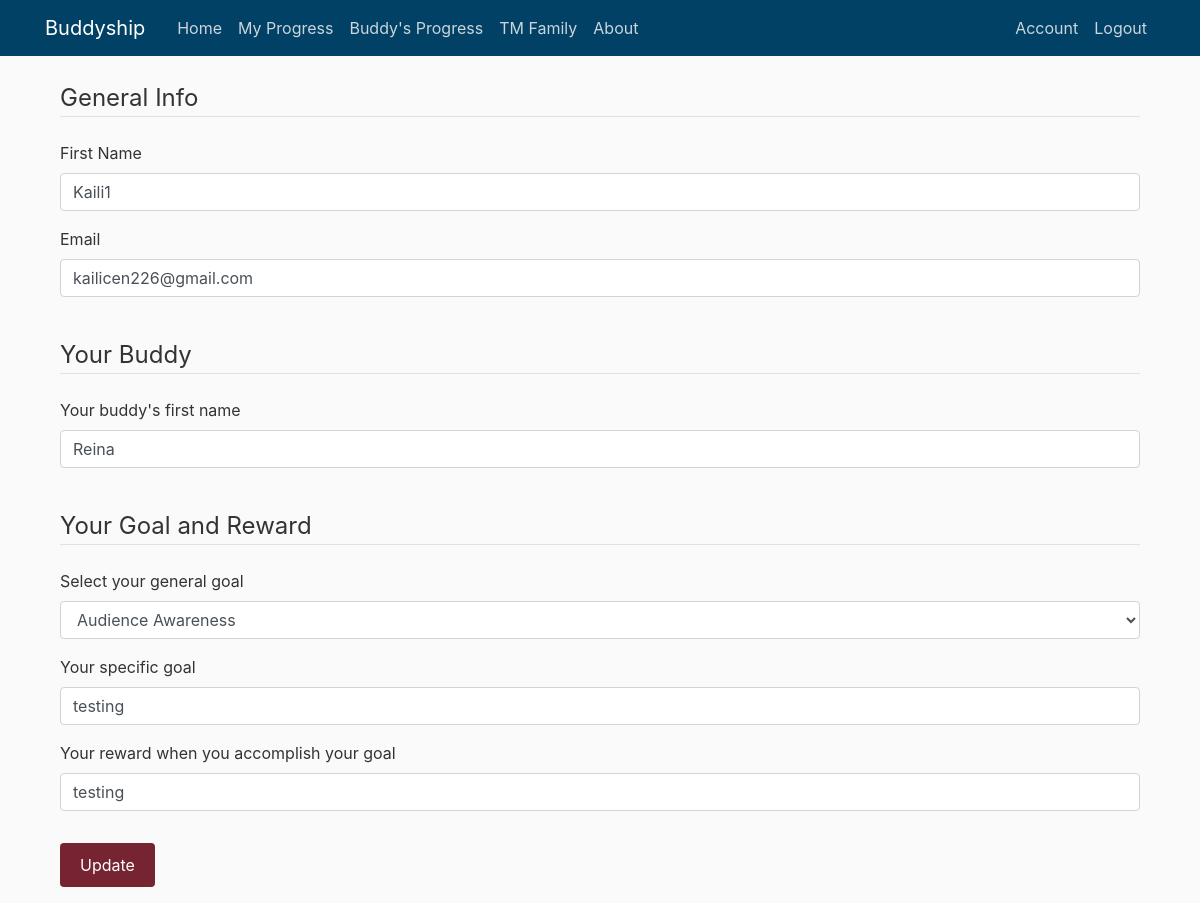
Page /account (signed in) on the earlier database version.
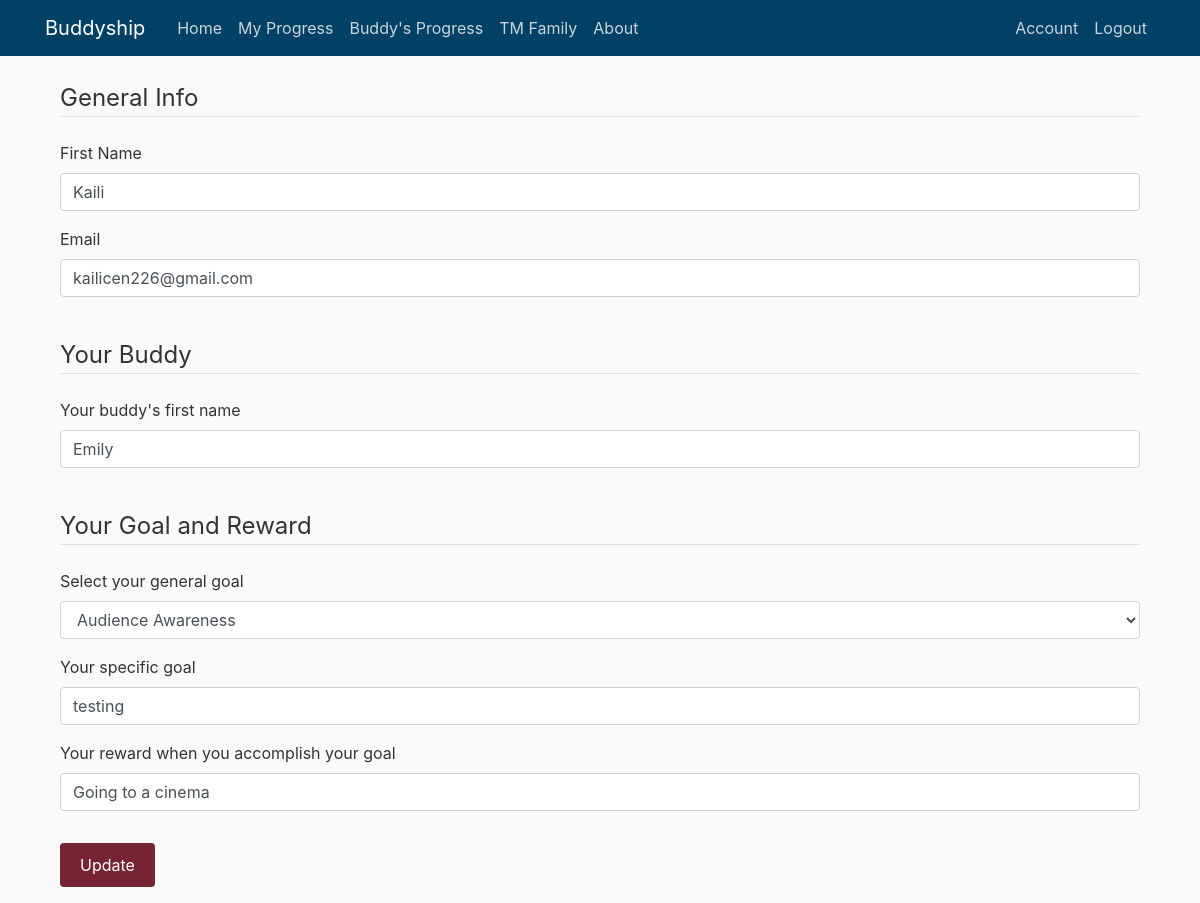
Same page on the later database version.
### buddyship/models.py (models this page shows, shortened)
class User(db.Model, UserMixin):
    id = db.Column(db.Integer, primary_key=True)
    if_admin = db.Column(db.Boolean, nullable=False)
    active = db.Column(db.Boolean(), nullable=False)
    first_name = db.Column(db.String(20), unique=True, nullable=False)
    email = db.Column(db.String(120), unique=True, nullable=False)
    password = db.Column(db.String(60), nullable=False)
    current_buddy = db.Column(db.String(150))
    current_goal = db.Column(db.String(150))
    current_reward = db.Column(db.String(150))
    confirmed_at = db.Column(db.Date, nullable=False)
    buddies = db.relationship('Buddy', backref='owner', lazy=True)
    goals = db.relationship('Goal', backref='owner', lazy=True)
    record_progresses = db.relationship('Progress', backref='giver', lazy=True)

### buddyship/users/routes.py (the view)
@users.route("/account", methods=['GET', 'POST'])
@login_required
def account():
    form = UpdateAccountForm()
    if form.validate_on_submit():
        current_user.first_name = form.first_name.data.lower().title()
        current_user.email = form.email.data
        db.session.commit()
        if form.buddy_first_name.data.lower().title() != current_user.current_buddy:
            former_buddy_count = Buddy.query.filter_by(
                user_id=current_user.id).count()
            last_buddy = Buddy.query.filter_by(
                user_id=current_user.id, buddy_count=former_buddy_count).first()
            new_buddy_name = form.buddy_first_name.data.lower().title()
            new_buddy_count = former_buddy_count + 1
            current_user.current_buddy = new_buddy_name
            last_buddy.end_date = func.now()
            new_buddy = Buddy(buddy_name=new_buddy_name,
                              buddy_count=new_buddy_count, user_id=current_user.id)
            db.session.add(new_buddy)
            db.session.commit()
        former_goal_count = Goal.query.filter_by(
            user_id=current_user.id).count()
        last_goal = Goal.query.filter_by(
            user_id=current_user.id, goal_count=former_goal_count).first()
        if form.specific_goal.data == current_user.current_goal.replace(
                current_user.current_goal.split(' - ')[0] + ' - ', ''):
            if form.reward.data == current_user.current_reward:
                pass
            else:
                new_goal_reward = form.reward.data
                current_user.current_reward = new_goal_reward
                last_goal.goal_reward = new_goal_reward
                db.session.commit()
        else:
            new_goal_direction = form.general_goal.data
            new_goal_statement = new_goal_direction + ' - ' + form.specific_goal.data
            new_goal_count = former_goal_count + 1
            new_goal_reward = form.reward.data
            new_end_date = date.today() + relativedelta(months=+6)
            current_user.current_goal = new_goal_statement
            last_goal.end_date = func.now()
            new_goal = Goal(goal_direction=new_goal_direction, goal_statement=new_goal_statement, goal_reward=new_goal_reward,
                            goal_count=new_goal_count, end_date=new_end_date, user_id=current_user.id)
            db.session.add(new_goal)
            db.session.commit()
        flash('Your account has been updated!', 'success')
        return redirect(url_for('users.account'))
    elif request.method == 'GET':
        form.first_name.data = current_user.first_name
        form.email.data = current_user.email
        form.buddy_first_name.data = current_user.current_buddy
        general_goal = current_user.current_goal.split(' - ')[0]
        form.general_goal.data = general_goal
        form.specific_goal.data = current_user.current_goal.replace(
            general_goal + ' - ', '')
        form.reward.data = current_user.current_reward
    return render_template('account.html', title='Account', form=form)

### buddyship/models.py (called while the page is built)
@login_manager.user_loader
def load_user(user_id):
    return User.query.get(int(user_id))

### buddyship/templates/account.html (shortened to what the changed rows need)
{% extends "layout.html" %}
{% block content %}
<div class="content-section">
    <form method="POST" action="" enctype="multipart/form-data">
        <fieldset class="form-group">
            <div class="form-group">
                {{ form.first_name.label(class="form-control-label") }}
                {% if form.first_name.errors %}
                {{ form.first_name(class="form-control is-invalid") }}
                <div class="invalid-feedback">
                    {% for error in form.first_name.errors %}
                    <span>{{ error }}</span>
                    {% endfor %}
                </div>
                {% else %}
                {{ form.first_name(class="form-control") }}
                {% endif %}
            </div>
            <div class="form-group">
                {{ form.email.label(class="form-control-label") }}
                {% if form.email.errors %}
                {{ form.email(class="form-control is-invalid") }}
                <div class="invalid-feedback">
                    {% for error in form.email.errors %}
                    <span>{{ error }}</span>
                    {% endfor %}
                </div>
                {% else %}
                {{ form.email(class="form-control") }}
                {% endif %}
            </div>
            <br>
            <div class="form-group">
                {{ form.buddy_first_name.label(class="form-control-label") }}
                {% if form.buddy_first_name.errors %}
                {{ form.buddy_first_name(class="form-control is-invalid") }}
                <div class="invalid-feedback">
                    {% for error in form.buddy_first_name.errors %}
                    <span>{{ error }}</span>
                    {% endfor %}
                </div>
                {% else %}
                {{ form.buddy_first_name(class="form-control") }}
                {% endif %}
            </div>
            <br>
            <div class="form-group">
                {{ form.reward.label(class="form-control-label") }}
                {% if form.reward.errors %}
                {{ form.reward(class="form-control is-invalid") }}
                <div class="invalid-feedback">
                    {% for error in form.reward.errors %}
                    <span>{{ error }}</span>
                    {% endfor %}
                </div>
                {% else %}
                {{ form.reward(class="form-control") }}
                {% endif %}
            </div>
        </fieldset>
    </form>
</div>
{% endblock content %}

Differences in the rows shown:
changed User "kailicen226@gmail.com": first_name "Kaili1" → "Kaili"
Other differences:
form field buddy_first_name: "Reina" → "Emily"
form field reward: "testing" → "Going to a cinema"
